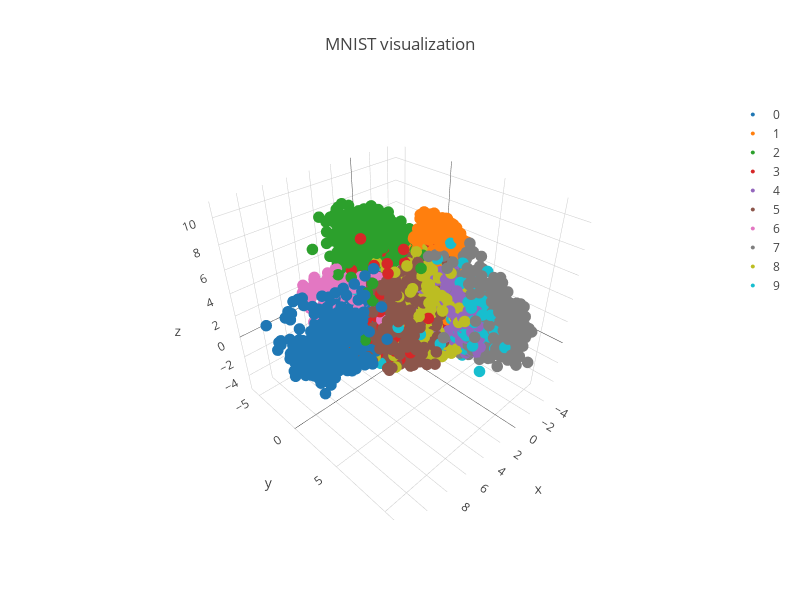

Write notebook code for a chart like this one.
### Markdown cell above
Looks much nicer this time, doesn't it?

### Code cell
encodings = ae.get_encodings(x_test, layer_num=2)
digits_3d = pd.DataFrame(
                data=np.column_stack([y_test, encodings]),
                columns=['label', 'x', 'y', 'z'])
data = []
for i in range(10):
    x = digits_3d[digits_3d['label'] == i]['x']
    y = digits_3d[digits_3d['label'] == i]['y']
    z = digits_3d[digits_3d['label'] == i]['z']
    trace = {
        'name': str(i),
        'x': x,
        'y': y,
        'z': z,
        'type': 'scatter3d',
        'mode': 'markers',
        'marker': {
            'size': 4
        }
    }
    data.append(trace)
    
layout = go.Layout(
    title='MNIST visualization',
    width=800,
    height=600
)

fig = go.Figure(data=data, layout=layout)

iplot(fig, show_link = False)

### Figure 1 — Plotly figure (JSON) as saved in the notebook; plotly's stock layout.template omitted (floating-point values rounded to 4 significant figures; data arrays with more than 128 entries replaced by an {"elided": "..."} marker saying what was removed)
{"data": [{"marker": {"size": 4}, "mode": "markers", "name": "0", "type": "scatter3d", "x": {"elided": "591 float values"}, "y": {"elided": "591 float values"}, "z": {"elided": "591 float values"}}, {"marker": {"size": 4}, "mode": "markers", "name": "1", "type": "scatter3d", "x": {"elided": "743 float values"}, "y": {"elided": "743 float values"}, "z": {"elided": "743 float values"}}, {"marker": {"size": 4}, "mode": "markers", "name": "2", "type": "scatter3d", "x": {"elided": "610 float values"}, "y": {"elided": "610 float values"}, "z": {"elided": "610 float values"}}, {"marker": {"size": 4}, "mode": "markers", "name": "3", "type": "scatter3d", "x": {"elided": "639 float values"}, "y": {"elided": "639 float values"}, "z": {"elided": "639 float values"}}, {"marker": {"size": 4}, "mode": "markers", "name": "4", "type": "scatter3d", "x": {"elided": "646 float values"}, "y": {"elided": "646 float values"}, "z": {"elided": "646 float values"}}, {"marker": {"size": 4}, "mode": "markers", "name": "5", "type": "scatter3d", "x": {"elided": "585 float values"}, "y": {"elided": "585 float values"}, "z": {"elided": "585 float values"}}, {"marker": {"size": 4}, "mode": "markers", "name": "6", "type": "scatter3d", "x": {"elided": "618 float values"}, "y": {"elided": "618 float values"}, "z": {"elided": "618 float values"}}, {"marker": {"size": 4}, "mode": "markers", "name": "7", "type": "scatter3d", "x": {"elided": "653 float values"}, "y": {"elided": "653 float values"}, "z": {"elided": "653 float values"}}, {"marker": {"size": 4}, "mode": "markers", "name": "8", "type": "scatter3d", "x": {"elided": "572 float values"}, "y": {"elided": "572 float values"}, "z": {"elided": "572 float values"}}, {"marker": {"size": 4}, "mode": "markers", "name": "9", "type": "scatter3d", "x": {"elided": "643 float values"}, "y": {"elided": "643 float values"}, "z": {"elided": "643 float values"}}], "layout": {"height": 600, "title": "MNIST visualization", "width": 800}}
